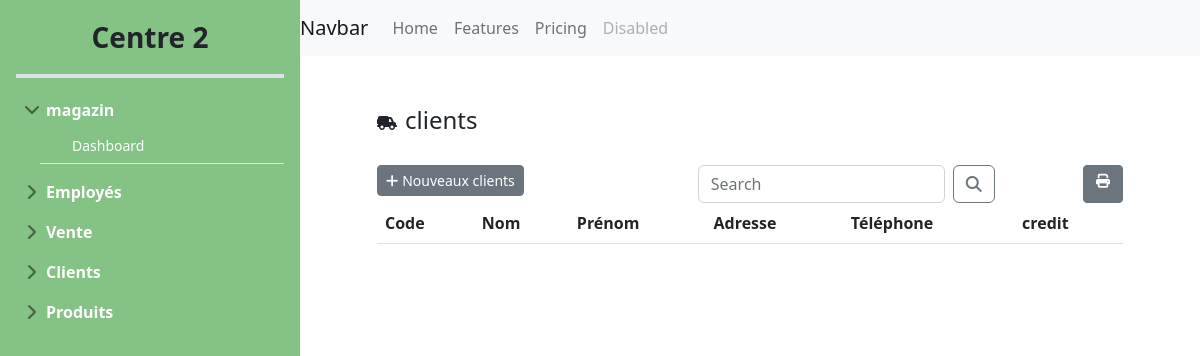
Before: /clientList/2/ with the older database file.
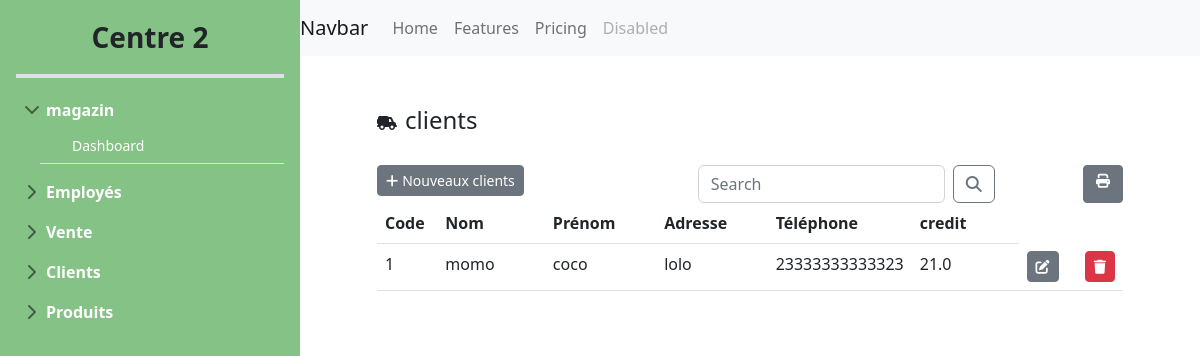
After: the same page with the newer database file.
### center/models.py (models this page shows)
class ClientC(models.Model):
    code_cl = models.AutoField(primary_key=True)
    nom_cl = models.CharField(max_length=50)
    prenom_cl = models.CharField(max_length=50)
    adresse_cl = models.CharField(max_length=100)
    telephone_cl = models.CharField(max_length=50)
    credit = models.FloatField(default=0.0)
    centre = models.ForeignKey(Centre, on_delete=models.CASCADE, null=True)

### center/views.py (the view)
# urls.py: path('clientList/<int:centre>/',views.afficher_clients,name='clientList'),
def afficher_clients(request,centre):
    clients = Client.objects.filter(centre=centre)
    if 'q' in request.GET:
        q=request.GET['q']
        multiple_q=Q(Q(nom_cl__icontains=q) | (Q(prenom_cl__icontains=q)))
        clients=clients.filter(multiple_q)
    return render(request,"center/clients/clientList.html",{"clients":clients,"centre":centre})

### templates/center/clients/clientList.html (shortened to what this page needs)
{%extends 'center/dashboard/dashboardCenter.html' %}
{%block content%}
<div class="row">
    <div class="col-md-1"></div>
    <div class="col-md-11">
        <div class="d-flex align-items-center" style="padding-top: 50px;">
            <i class="fa-solid fa-truck-field me-2" style="margin-top: 6px;"></i>
            <h4 class="mb-0">clients</h4>
        </div>
    </div>
</div>
<div class="row" style="padding-top: 30px;">
    <div class="col-md-1"></div>
    <div class="col-md-10">
        <div class="card border-0">
            <div class="row">
                <div class="col-md-5">
                    <a class="btn btn-secondary btn-sm" href="{% url 'clientAdd' centre=centre %}">
                        <i class="fa-solid fa-plus me-1"></i>Nouveaux clients
                    </a>
                </div>
                <div class="col-md-5">
                    <form class="d-flex">
                        <input class="form-control me-2" name="q" type="search" placeholder="Search"
                            aria-label="Search">
                        <button class="btn btn-outline-secondary" type="submit"><i
                                class="fa-solid fa-magnifying-glass"></i></button>
                    </form>
                </div>
                <div class="col-md-2 d-flex justify-content-end">
                    <a class="btn btn-secondary btn-sm" href="{%url 'clientPrint' centre=centre %}"><i
                            class="fa-solid fa-print me-1 ms-1"></i></a>
                </div>
            </div>
        </div>
        <table class="table table-hover bg-white">
            <thead>
                <tr>
                    <th>Code</th>
                    <th>Nom</th>
                    <th>Prénom</th>
                    <th>Adresse</th>
                    <th>Téléphone</th>
                    <th>credit</th>
                </tr>
            </thead>
            <tbody>
                {% for client in clients %}
                <tr>
                    <td class="col-md-1">{{client.code_cl}}</td>
                    <td class="col-md-2">{{client.nom_cl}}</td>
                    <td class="col-md-2">{{client.prenom_cl }}</td>
                    <td class="col-md-2">{{client.adresse_cl }}</td>
                    <td class="col-md-2">{{client.telephone_cl}}</td>
                    <td class="col-md-2">{{client.credit}}</td>
                    <td class="col-md-1"><a class="btn btn-secondary btn-sm"
                            href="{%url 'clientEdit' pk=client.code_cl centre=centre %}">
                            <i class="fa-solid fa-pen-to-square"></i></a></td>
                    <td class="col-md-1"><a class="btn btn-danger btn-sm"
                            href="{%url 'clientDelete' pk=client.code_cl  centre=centre %}"> <i class="fa-solid fa-trash"></i>
                        </a></td>
                </tr>
                {% endfor %}
            </tbody>
        </table>
    </div>
    <div class="col-md-1"></div>
</div>
{%endblock%}

Changed rows visible on the page:
added ClientC: code_cl "1", nom_cl "momo", prenom_cl "coco", adresse_cl "lolo", telephone_cl "23333333333323", credit "21.0"
